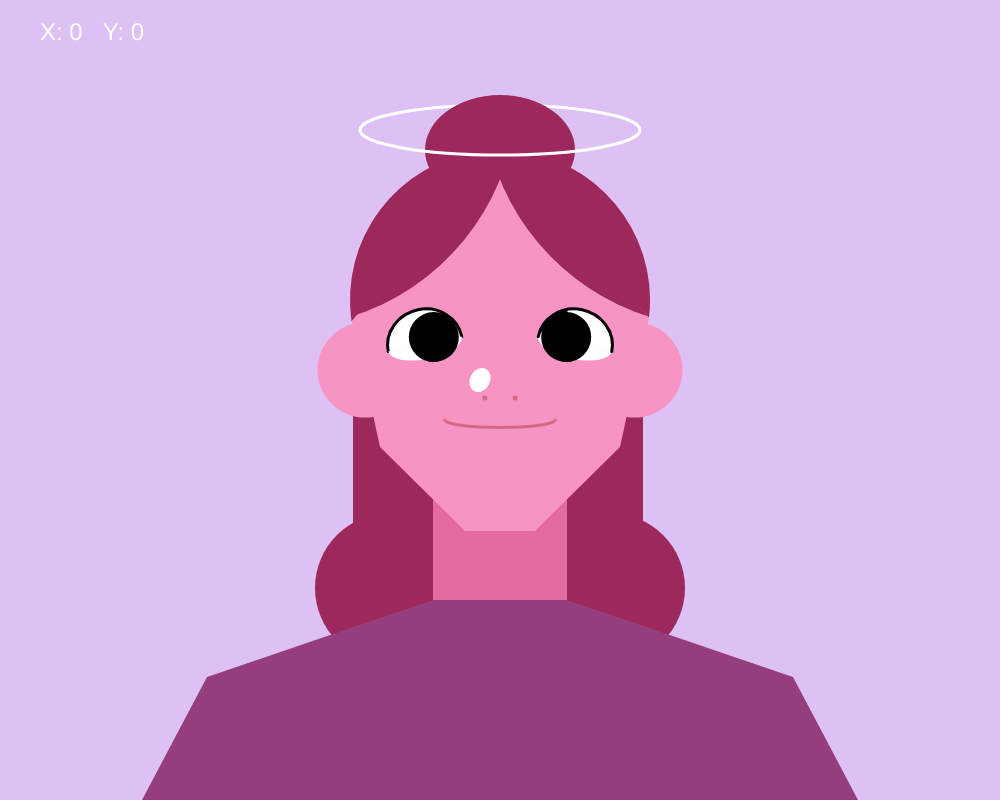
Frame 1 (no input)
Frame 60 (no input): identical to frame 1, image omitted
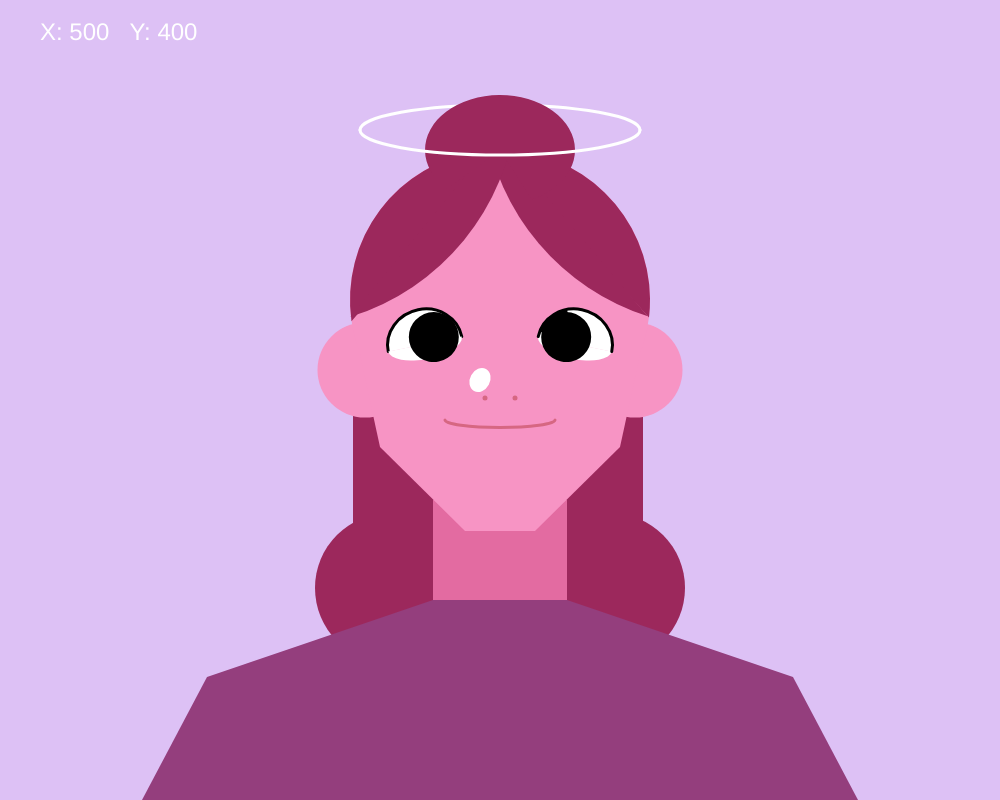
Frame 120 (the mouse pressed at the canvas centre since frame 60)

The p5.js sketch that drew these frames (run headless with seeded random() and noise() and a simulated clock; from frame 60 on, the mouse is pressed at the canvas centre):

// p5.js sketch
// ── sketch.js
var gDebugMode = true;

// Setup code goes here
function setup() {
  createCanvas(1000, 800);

  print(width/2);

  textSize(24);
  textAlign(LEFT);
 }


// Draw code goes here
function draw() {
  background(221, 193, 245);

  backhair();
  // face base and facial features
  ears();
  neck();
  face();
  nose();
  eyes();
  // hair base 
  hair();
  torso();
  //glasses();

  if (gDebugMode == true) {
  	drawDebugInfo();
  }

}

function face() {
	noStroke();
	fill(247, 148, 196);

	//starting circle
	circle(width/2, height/2 - 100, 300);

	//lines
	beginShape();
	vertex(360, 355);
	vertex(380, 447);
	vertex(620, 447);
	vertex(640, 355);
	endShape(CLOSE); 

	beginShape();
	vertex(380, 447);
	vertex(465, 531);
	vertex(535, 531);
	vertex(620, 447);
	endShape(CLOSE); 

	stroke(214, 103, 130);
	strokeWeight(3);

	//smile
	arc(500, 420, 110, 15, 0, PI);
	noStroke();

}

function ears() {
	noStroke();
	fill(247, 148, 196);
	circle(365, 370, 95);
	circle(635, 370, 95);
}

function eyes() {
	noStroke();

	push();
	translate(425, 344);
	rotate(-.2);
	arc(0, 0, 75, 70, PI, 0, CLOSE);
	stroke(0);
	arc(0, 0, 75, 70, PI, 0, CLOSE);
	noStroke();


	fill(255);
	arc(0, 0, 75, 30, 0, PI, CLOSE);

	fill(0);
	ellipse(10, -5, 50, 50);
	pop();

	push();
	translate(575, 344);
	rotate(.2);
	arc(0, 0, 75, 70, PI, 0, CLOSE);
	arc(0, 0, 75, 30, 0, PI, CLOSE);

	stroke(0);
	arc(0, 0, 75, 70, PI, 0, CLOSE);
	noStroke();

	fill(0);
	arc(0, 0, 75, 70, -3, -2, CLOSE);
	ellipse(-10, -5, 50, 50);
	pop();
}

function neck() {
	noStroke();
	fill(227, 107, 161);
	beginShape();
	vertex(433, 500);
	vertex(433, 600);
	vertex(567, 600);
	vertex(567, 500);
	endShape(CLOSE);
}

function nose() {
	noStroke();
	fill(214, 103, 130);
	circle(485, 398, 5);
	circle(515, 398, 5);
	fill(255);
	push();
	translate(width/2 - 20, height/2 - 20);
	rotate(.5);
	ellipse(0,0,20,25);
	pop();
}

function hair() {
	noFill()
	stroke(255);
	arc(width/2, 130, 280, 50, PI, 0, OPEN);

	noStroke();
	fill(156, 40, 92);
	
	//scalp
	arc(width/2, height/2 - 100, 300, 300, 3, 4.7, OPEN);
	arc(width/2, height/2 - 100, 300, 300, 4.7, 6.4, OPEN);
	

	arc(720, 90, 475, 475, 1.88, 3, OPEN);
	arc(280, 90, 475, 475, .1, 1.27, OPEN);
	// arc(365, 180, 275, 275, -.225, 1.68, OPEN);

	//bun
	arc(width/2, 150, 150, 110, 2.5 , 1);

	noFill()
	stroke(255);
	arc(width/2, 130, 280, 50, 0, PI, OPEN);
	

}

function backhair() {
	noStroke();
	fill(156, 40, 92);

	circle(390, 588, 150);
	circle(610, 588, 150);

	rect(353, 323, 290,350);

}

function torso() {
	noStroke();
	fill(148, 62, 125);
	// fill(255, 166, 188);
	beginShape();
	vertex(433, 600);
	vertex(207, 677);
	vertex(142, height);
	vertex(858, height);
	vertex(793, 677);
	vertex(567, 600);
	endShape(CLOSE);
}

function drawDebugInfo() {
	fill(255);
  	text("X: " + mouseX + "   Y: " + mouseY, 40, 40);
  	stroke(0);
  	strokeWeight(4);
  	strokeWeight(1);
}

// keyTyped gets triggered 
function keyTyped() {
  if (key === ' ') {
    //gDebugMode =!gDebugMode;
  }
 }
